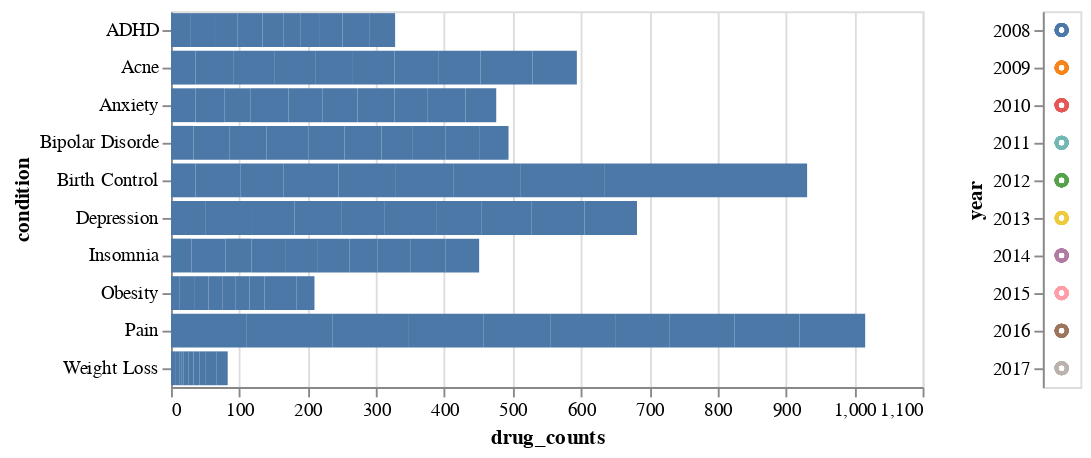

Here is the notebook cell this chart was saved with:
### Code cell
#Check the change of drugs numbers for the top 10 conditions during 2007 to 2017
click = alt.selection_multi(encodings=['color'])

scatter = alt.Chart(top_condition_drug_year).mark_bar().encode(
    x='drug_counts',
    y='condition'
).transform_filter(
    click
)

hist = alt.Chart(top_condition_drug_year).mark_point().encode(
    y='year:N',
    color=alt.condition(click, 'year:N', alt.value('lightgray'), legend=None)
).add_selection(
    click
)

scatter | hist

### Figure 1 — Vega-Lite specification as saved in the notebook (floating-point values rounded to 4 significant figures)
{"config": {"view": {"continuousWidth": 400, "continuousHeight": 300}}, "hconcat": [{"mark": "bar", "encoding": {"x": {"type": "quantitative", "field": "drug_counts"}, "y": {"type": "nominal", "field": "condition"}}, "transform": [{"filter": {"selection": "selector015"}}]}, {"mark": "point", "encoding": {"color": {"condition": {"type": "nominal", "field": "year", "legend": null, "selection": "selector015"}, "value": "lightgray"}, "y": {"type": "nominal", "field": "year"}}, "selection": {"selector015": {"type": "multi", "encodings": ["color"]}}}], "data": {"name": "data-e6c10ec4b4556744d2ced8d30f6857dc"}, "$schema": "https://vega.github.io/schema/vega-lite/v4.8.1.json", "datasets": {"data-e6c10ec4b4556744d2ced8d30f6857dc": [{"condition": "Pain", "drug_counts": 111, "year": 2008}, {"condition": "Depression", "drug_counts": 50, "year": 2008}, {"condition": "Birth Control", "drug_counts": 36, "year": 2008}, {"condition": "Acne", "drug_counts": 36, "year": 2008}, {"condition": "Anxiety", "drug_counts": 36, "year": 2008}, {"condition": "Bipolar Disorde", "drug_counts": 33, "year": 2008}, {"condition": "Insomnia", "drug_counts": 30, "year": 2008}, {"condition": "ADHD", "drug_counts": 28, "year": 2008}, {"condition": "Obesity", "drug_counts": 12, "year": 2008}, {"condition": "Weight Loss", "drug_counts": 6, "year": 2008}, {"condition": "Pain", "drug_counts": 125, "year": 2009}, {"condition": "Depression", "drug_counts": 70, "year": 2009}, {"condition": "Birth Control", "drug_counts": 66, "year": 2009}, {"condition": "Acne", "drug_counts": 56, "year": 2009}, {"condition": "Bipolar Disorde", "drug_counts": 53, "year": 2009}, {"condition": "Insomnia", "drug_counts": 50, "year": 2009}, {"condition": "Anxiety", "drug_counts": 42, "year": 2009}, {"condition": "ADHD", "drug_counts": 35, "year": 2009}, {"condition": "Obesity", "drug_counts": 23, "year": 2009}, {"condition": "Weight Loss", "drug_counts": 6, "year": 2009}, {"condition": "Pain", "drug_counts": 111, "year": 2010}, {"condition": "Birth Control", "drug_counts": 63, "year": 2010}, {"condition": "Depression", "drug_counts": 61, "year": 2010}, {"condition": "Acne", "drug_counts": 60, "year": 2010}, {"condition": "Bipolar Disorde", "drug_counts": 54, "year": 2010}, {"condition": "Insomnia", "drug_counts": 38, "year": 2010}, {"condition": "Anxiety", "drug_counts": 38, "year": 2010}, {"condition": "ADHD", "drug_counts": 34, "year": 2010}, {"condition": "Obesity", "drug_counts": 20, "year": 2010}, {"condition": "Weight Loss", "drug_counts": 3, "year": 2010}, {"condition": "Pain", "drug_counts": 110, "year": 2011}, {"condition": "Birth Control", "drug_counts": 80, "year": 2011}, {"condition": "Depression", "drug_counts": 68, "year": 2011}, {"condition": "Bipolar Disorde", "drug_counts": 61, "year": 2011}, {"condition": "Acne", "drug_counts": 60, "year": 2011}, {"condition": "Anxiety", "drug_counts": 56, "year": 2011}, {"condition": "Insomnia", "drug_counts": 49, "year": 2011}, {"condition": "ADHD", "drug_counts": 37, "year": 2011}, {"condition": "Obesity", "drug_counts": 20, "year": 2011}, {"condition": "Weight Loss", "drug_counts": 3, "year": 2011}, {"condition": "Pain", "drug_counts": 98, "year": 2012}, {"condition": "Birth Control", "drug_counts": 83, "year": 2012}, {"condition": "Depression", "drug_counts": 64, "year": 2012}, {"condition": "Bipolar Disorde", "drug_counts": 53, "year": 2012}, {"condition": "Acne", "drug_counts": 53, "year": 2012}, {"condition": "Anxiety", "drug_counts": 50, "year": 2012}, {"condition": "Insomnia", "drug_counts": 48, "year": 2012}, {"condition": "ADHD", "drug_counts": 31, "year": 2012}, {"condition": "Obesity", "drug_counts": 19, "year": 2012}, {"condition": "Weight Loss", "drug_counts": 8, "year": 2012}, {"condition": "Pain", "drug_counts": 95, "year": 2013}, {"condition": "Birth Control", "drug_counts": 85, "year": 2013}, {"condition": "Depression", "drug_counts": 75, "year": 2013}, {"condition": "Acne", "drug_counts": 62, "year": 2013}, {"condition": "Bipolar Disorde", "drug_counts": 54, "year": 2013}, {"condition": "Anxiety", "drug_counts": 51, "year": 2013}, {"condition": "Insomnia", "drug_counts": 46, "year": 2013}, {"condition": "ADHD", "drug_counts": 25, "year": 2013}, {"condition": "Obesity", "drug_counts": 21, "year": 2013}, {"condition": "Weight Loss", "drug_counts": 7, "year": 2013}, {"condition": "Birth Control", "drug_counts": 98, "year": 2014}, {"condition": "Pain", "drug_counts": 80, "year": 2014}, {"condition": "Depression", "drug_counts": 66, "year": 2014}, {"condition": "Acne", "drug_counts": 64, "year": 2014}, {"condition": "Anxiety", "drug_counts": 54, "year": 2014}, {"condition": "Bipolar Disorde", "drug_counts": 46, "year": 2014}, {"condition": "Insomnia", "drug_counts": 41, "year": 2014}, {"condition": "ADHD", "drug_counts": 28, "year": 2014}, {"condition": "Obesity", "drug_counts": 22, "year": 2014}, {"condition": "Weight Loss", "drug_counts": 9, "year": 2014}, {"condition": "Birth Control", "drug_counts": 124, "year": 2015}, {"condition": "Pain", "drug_counts": 95, "year": 2015}, {"condition": "Depression", "drug_counts": 74, "year": 2015}, {"condition": "Acne", "drug_counts": 62, "year": 2015}, {"condition": "Insomnia", "drug_counts": 49, "year": 2015}, {"condition": "Bipolar Disorde", "drug_counts": 48, "year": 2015}, {"condition": "Anxiety", "drug_counts": 48, "year": 2015}, {"condition": "ADHD", "drug_counts": 33, "year": 2015}, {"condition": "Obesity", "drug_counts": 24, "year": 2015}, {"condition": "Weight Loss", "drug_counts": 9, "year": 2015}, {"condition": "Birth Control", "drug_counts": 148, "year": 2016}, {"condition": "Pain", "drug_counts": 95, "year": 2016}, {"condition": "Depression", "drug_counts": 77, "year": 2016}, {"condition": "Acne", "drug_counts": 76, "year": 2016}, {"condition": "Anxiety", "drug_counts": 56, "year": 2016}, {"condition": "Insomnia", "drug_counts": 51, "year": 2016}, {"condition": "Bipolar Disorde", "drug_counts": 49, "year": 2016}, {"condition": "ADHD", "drug_counts": 39, "year": 2016}, {"condition": "Obesity", "drug_counts": 23, "year": 2016}, {"condition": "Weight Loss", "drug_counts": 16, "year": 2016}, {"condition": "Birth Control", "drug_counts": 148, "year": 2017}, {"condition": "Pain", "drug_counts": 96, "year": 2017}, {"condition": "Depression", "drug_counts": 77, "year": 2017}, {"condition": "Acne", "drug_counts": 65, "year": 2017}, {"condition": "Insomnia", "drug_counts": 49, "year": 2017}, {"condition": "Anxiety", "drug_counts": 45, "year": 2017}, {"condition": "Bipolar Disorde", "drug_counts": 43, "year": 2017}, {"condition": "ADHD", "drug_counts": 38, "year": 2017}, {"condition": "Obesity", "drug_counts": 26, "year": 2017}, {"condition": "Weight Loss", "drug_counts": 16, "year": 2017}]}}
